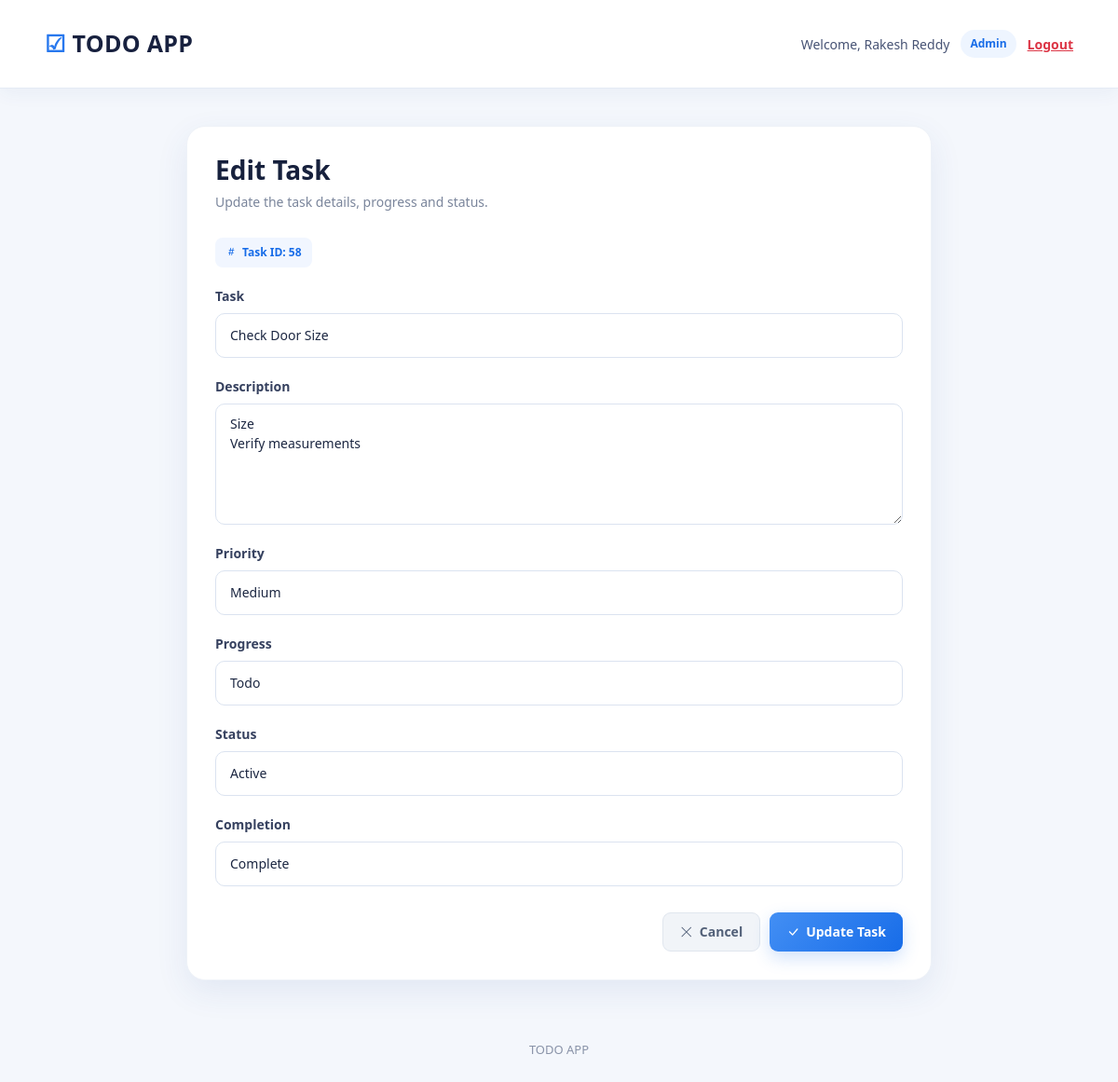
Page /task/edit.php?id=58 (signed in) on the committed database.
### tables this page shows
CREATE TABLE `tasks` (
  `id` int(11) NOT NULL,
  `Task` varchar(255) NOT NULL,
  `Description` text DEFAULT NULL,
  `status` tinyint(4) NOT NULL DEFAULT 1,
  `is_completed` tinyint(1) NOT NULL DEFAULT 0,
  `priority` enum('High','Medium','Low') NOT NULL DEFAULT 'Medium',
  `progress` enum('Todo','In Progress','Review','Done') NOT NULL DEFAULT 'Todo',
  `addedDate` timestamp NOT NULL DEFAULT current_timestamp(),
  `editedDate` timestamp NOT NULL DEFAULT current_timestamp() ON UPDATE current_timestamp()
);

### task/edit.php (the view, shortened to what this page needs)
<?php
require_once __DIR__ . "/../config/database.php";
$user_role = trim(
    strtolower(
        $_SESSION["user_role"] ?? "user"
    )
);
$task_id = (int)($_GET["id"] ?? $_POST["id"] ?? 0);
$select_sql = "
    SELECT
        id,
        task,
        description,
        status,
        priority,
        progress,
        is_completed,
        addedDate,
        editedDate
    FROM tasks
    WHERE id = ?
    LIMIT 1
";
$select_stmt = mysqli_prepare(
    $conn,
    $select_sql
);
mysqli_stmt_bind_param(
    $select_stmt,
    "i",
    $task_id
);
mysqli_stmt_execute(
    $select_stmt
);
$result = mysqli_stmt_get_result(
    $select_stmt
);
$task_data = mysqli_fetch_assoc($result);
$task = $task_data["task"] ?? "";
$description =
    $task_data["description"] ?? "";
$status =
    (int)($task_data["status"] ?? 1);
$priority =
    $task_data["priority"] ?? "Medium";
$progress =
    $task_data["progress"] ?? "Todo";
$is_completed =
    (int)($task_data["is_completed"] ?? 0);
?>
<!DOCTYPE html>
<html lang="en">
<head>
    <link
        href="https://cdn.jsdelivr.net/npm/bootstrap@5.3.3/dist/css/bootstrap.min.css"
        rel="stylesheet"
    >
    <link
        rel="stylesheet"
        href="https://cdn.jsdelivr.net/npm/bootstrap-icons@1.11.3/font/bootstrap-icons.min.css"
    >
</head>
<body>
<nav class="navbar">
    <div class="nav-container">
        <div class="logo">
            ☑ TODO APP
        </div>
        <div class="user-section">
            <span>
                Welcome,
                <?= htmlspecialchars(
                    $_SESSION["user_name"] ?? "User",
                    ENT_QUOTES,
                    "UTF-8"
                ) ?>
            </span>
            <span class="role-badge">
                <?= htmlspecialchars(
                    ucfirst($user_role),
                    ENT_QUOTES,
                    "UTF-8"
                ) ?>
            </span>
            <a
                href="../auth/logout.php"
                class="logout-link"
            >
                Logout
            </a>
        </div>
    </div>
</nav>
<div class="page-container">
    <div class="edit-card">
        <div class="page-header">
            <h1>
                Edit Task
            </h1>
            <p>
                Update the task details, progress and status.
            </p>
        </div>
        <div class="task-id-box">
            <i class="bi bi-hash"></i>
            Task ID:
            <?= (int)$task_id ?>
        </div>
        <form
            method="POST"
            action="edit.php?id=<?= (int)$task_id ?>"
        >
            <div class="form-group">
                <label
                    for="task"
                    class="form-label"
                >
                    Task
                </label>
                <input
                    type="text"
                    id="task"
                    name="task"
                    class="form-control"
                    value="<?= htmlspecialchars(
                        $task,
                        ENT_QUOTES,
                        "UTF-8"
                    ) ?>"
                    placeholder="Enter task title"
                    maxlength="255"
                    required
                >
            </div>
            <div class="form-group">
                <label
                    for="description"
                    class="form-label"
                >
                    Description
                </label>
                <textarea
                    id="description"
                    name="description"
                    class="form-control"
                    placeholder="Enter task description"
                ><?= htmlspecialchars(
                    $description,
                    ENT_QUOTES,
                    "UTF-8"
                ) ?></textarea>
            </div>
            <div class="form-group">
                <label
                    for="priority"
                    class="form-label"
                >
                    Priority
                </label>
                <select
                    id="priority"
                    name="priority"
                    class="form-select"
                >
                    <option
                        value="Medium"
                        <?= $priority === "Medium"
                            ? "selected"
                            : "" ?>
                    >
                        Medium
                    </option>
                </select>
            </div>
            <div class="form-group">
                <label
                    for="progress"
                    class="form-label"
                >
                    Progress
                </label>
                <select
                    id="progress"
                    name="progress"
                    class="form-select"
                >
                    <option
                        value="Todo"
                        <?= $progress === "Todo"
                            ? "selected"
                            : "" ?>
                    >
                        Todo
                    </option>
                </select>
            </div>
            <div class="form-group">
                <label
                    for="status"
                    class="form-label"
                >
                    Status
                </label>
                <select
                    id="status"
                    name="status"
                    class="form-select"
                >
                    <option
                        value="1"
                        <?= $status === 1
                            ? "selected"
                            : "" ?>
                    >
                        Active
                    </option>
                </select>
            </div>
            <div class="form-group">
                <label
                    for="is_completed"
                    class="form-label"
                >
                    Completion
                </label>
                <select
                    id="is_completed"
                    name="is_completed"
                    class="form-select"
                >
                    <option
                        value="1"
                        <?= $is_completed === 1
                            ? "selected"
                            : "" ?>
                    >
                        Complete
                    </option>
                </select>
            </div>
            <div class="button-row">
                <a
                    href="index.php"
                    class="btn-app btn-cancel"
                >
                    <i class="bi bi-x-lg"></i>
                    Cancel
                </a>
                <button
                    type="submit"
                    class="btn-app btn-save"
                >
                    <i class="bi bi-check-lg"></i>
                    Update Task
                </button>
            </div>
        </form>
    </div>
</div>
<div class="footer">
    TODO APP
</div>
</body>
</html>

### task/edit.php (style rules this page uses)
* { margin: 0; padding: 0; box-sizing: border-box; }
body { font-family: "Segoe UI", Arial, sans-serif; background: #f4f7fc; color: #17213d; min-height: 100vh; }
.navbar { width: 100%; background: rgba( 255, 255, 255, 0.96 ); border-bottom: 1px solid #e5ebf5; box-shadow: 0 4px 20px rgba( 35, 75, 140, 0.06 ); }
.nav-container { width: 92%; max-width: 1250px; margin: auto; min-height: 78px; display: flex; align-items: center; justify-content: space-between; }
.logo { font-size: 25px; font-weight: 800; color: #18213f; letter-spacing: 0.3px; }
.logo::first-letter { color: #2878ee; }
.user-section { display: flex; align-items: center; gap: 12px; font-size: 14px; color: #485475; }
.role-badge { padding: 6px 10px; border-radius: 20px; background: #eef5ff; color: #176ce8; font-size: 12px; font-weight: 700; }
.logout-link { color: #dc3545; font-weight: 600; }
.page-container { width: 92%; max-width: 800px; margin: 40px auto; }
.edit-card { background: #ffffff; border-radius: 20px; padding: 30px; border: 1px solid #eef2f8; box-shadow: 0 12px 35px rgba( 40, 82, 150, 0.09 ); }
.page-header { margin-bottom: 28px; }
.page-header h1 { font-size: 28px; font-weight: 750; color: #17213d; margin-bottom: 6px; }
.page-header p { font-size: 14px; color: #7a859b; }
.form-group { margin-bottom: 20px; }
.form-label { display: block; margin-bottom: 8px; font-size: 14px; font-weight: 600; color: #36415f; }
.form-control, .form-select { width: 100%; min-height: 48px; padding: 10px 15px; border: 1px solid #dbe3f0; border-radius: 10px; background: #ffffff; color: #1c2742; font-size: 14px; outline: none; transition: 0.2s ease; }
textarea.form-control { min-height: 130px; resize: vertical; }
.task-id-box { display: inline-flex; align-items: center; gap: 6px; padding: 7px 11px; margin-bottom: 20px; border-radius: 8px; background: #f1f6ff; color: #176ce8; font-size: 12px; font-weight: 700; }
.button-row { display: flex; justify-content: flex-end; gap: 10px; margin-top: 28px; }
.btn-app { min-height: 42px; padding: 0 18px; border: none; border-radius: 9px; display: inline-flex; align-items: center; justify-content: center; gap: 7px; font-size: 14px; font-weight: 600; cursor: pointer; text-decoration: none; transition: transform 0.2s ease, box-shadow 0.2s ease, background 0.2s ease; }
.btn-save { color: #ffffff; background: linear-gradient( 135deg, #438ff4, #176ce8 ); box-shadow: 0 7px 18px rgba( 44, 124, 239, 0.22 ); }
.btn-cancel { background: #f1f4f8; color: #526078; border: 1px solid #e0e6ee; }
.footer { text-align: center; color: #8993a8; font-size: 13px; padding: 25px 0; }

### rows in the picture
tasks: task "Check Door Size", description "Size Verify measurements", priority "Medium", progress "Todo", status "Active", is_completed "Complete"

### other values in the picture
$_SESSION["user_name"] "Rakesh Reddy"
$user_role "Admin"
$task_id "58"
